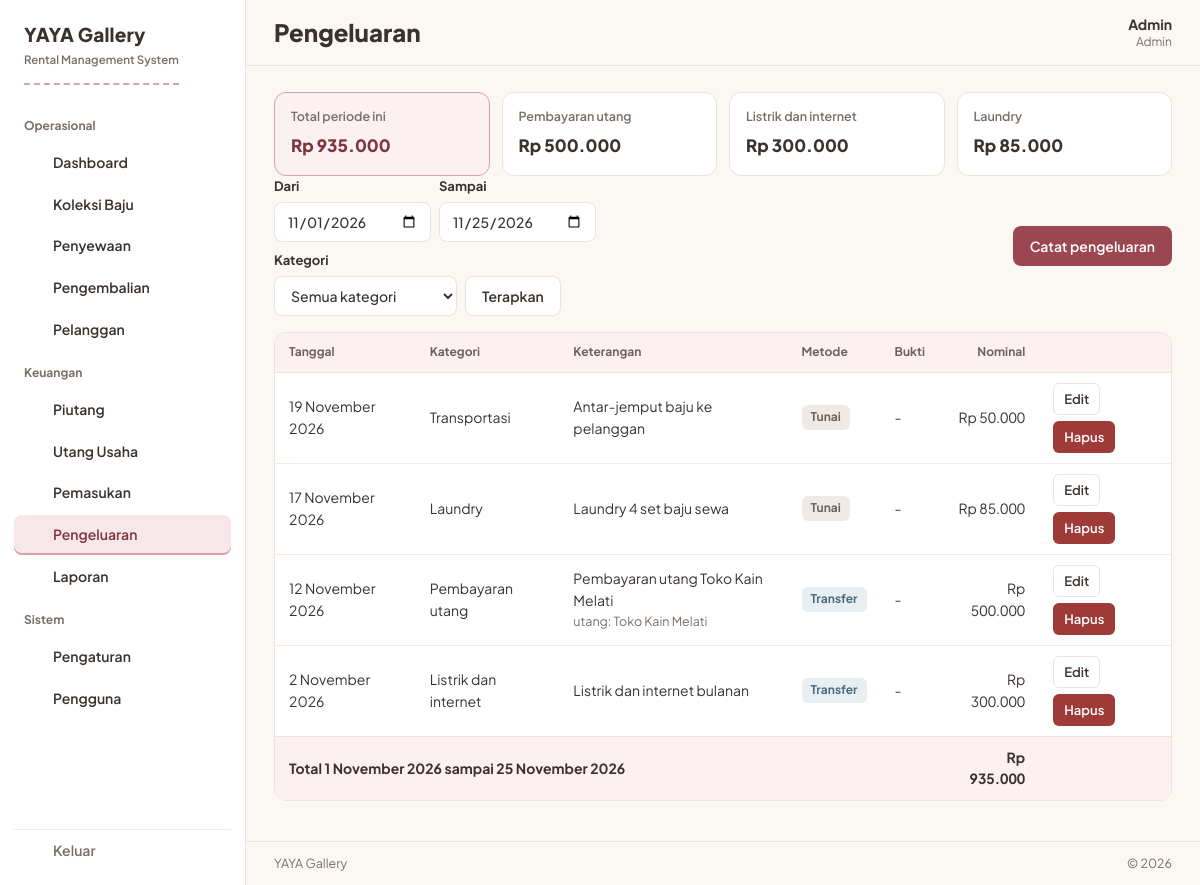
The app's page /pages/pengeluaran.php (signed in) with its own data.
### tables this page shows
CREATE TABLE settings (
  id TINYINT UNSIGNED PRIMARY KEY DEFAULT 1 CHECK (id = 1),
  business_name VARCHAR(100) NOT NULL DEFAULT 'YAYA Gallery',
  logo VARCHAR(255) DEFAULT NULL,
  address VARCHAR(255) DEFAULT NULL,
  phone VARCHAR(30) DEFAULT NULL,
  late_fee_per_day DECIMAL(12,2) NOT NULL DEFAULT 0,
  default_deposit DECIMAL(12,2) NOT NULL DEFAULT 0,
  invoice_notes TEXT
);

CREATE TABLE users (
  id INT UNSIGNED AUTO_INCREMENT PRIMARY KEY,
  name VARCHAR(100) NOT NULL,
  username VARCHAR(50) NOT NULL UNIQUE,
  password_hash VARCHAR(255) NOT NULL,
  role ENUM('admin','karyawan') NOT NULL DEFAULT 'karyawan',
  is_active TINYINT(1) NOT NULL DEFAULT 1,
  created_at TIMESTAMP NOT NULL DEFAULT CURRENT_TIMESTAMP
);

CREATE TABLE expenses (
  id INT UNSIGNED AUTO_INCREMENT PRIMARY KEY,
  date DATE NOT NULL,
  category ENUM('pembelian_baju','laundry','perbaikan_baju','aksesoris','packaging','transportasi','listrik_internet','gaji','sewa_tempat','pembayaran_utang','lainnya') NOT NULL,
  utang_id INT UNSIGNED DEFAULT NULL,
  description VARCHAR(255) DEFAULT NULL,
  amount DECIMAL(12,2) NOT NULL DEFAULT 0,
  method ENUM('cash','transfer','qris','lainnya') NOT NULL DEFAULT 'cash',
  receipt_photo VARCHAR(255) DEFAULT NULL,
  created_at TIMESTAMP NOT NULL DEFAULT CURRENT_TIMESTAMP,
  FOREIGN KEY (utang_id) REFERENCES debts(id) ON DELETE SET NULL,
  INDEX (date), INDEX (utang_id)
);

CREATE TABLE debts (
  id INT UNSIGNED AUTO_INCREMENT PRIMARY KEY,
  creditor_name VARCHAR(100) NOT NULL,
  description VARCHAR(255) DEFAULT NULL,
  debt_date DATE NOT NULL,
  amount DECIMAL(12,2) NOT NULL DEFAULT 0,
  due_date DATE DEFAULT NULL,
  notes TEXT,
  created_at TIMESTAMP NOT NULL DEFAULT CURRENT_TIMESTAMP,
  INDEX (due_date)
);

### pages/pengeluaran.php (the view, shortened to what the rows shown need)
<?php
require_once __DIR__ . '/../app/layout.php';
require_login();
$action = $_GET['action'] ?? '';
$kategori = [
    'pembelian_baju'   => 'Pembelian baju',
    'laundry'          => 'Laundry',
    'perbaikan_baju'   => 'Perbaikan baju',
    'aksesoris'        => 'Pembelian aksesoris',
    'packaging'        => 'Packaging',
    'transportasi'     => 'Transportasi',
    'listrik_internet' => 'Listrik dan internet',
    'gaji'             => 'Gaji karyawan',
    'sewa_tempat'      => 'Sewa tempat',
    'pembayaran_utang' => 'Pembayaran utang',
    'lainnya'          => 'Pengeluaran lainnya',
];
$dari = (string)($_GET['dari'] ?? date('Y-m-01'));
$sampai = (string)($_GET['sampai'] ?? date('Y-m-d'));
$where = ['e.date BETWEEN :dari AND :sampai'];
$params = ['dari' => $dari, 'sampai' => $sampai];
$rows = qall(
    'SELECT e.*, d.creditor_name FROM expenses e LEFT JOIN debts d ON d.id = e.utang_id
     WHERE ' . implode(' AND ', $where) . ' ORDER BY e.date DESC, e.id DESC',
    $params
);
page_start('Pengeluaran', 'pengeluaran.php');
?>
<?php $v = $edit ?? []; $isEdit = !empty($edit); ?>
<?php if (!empty($edit) || $action === 'baru'): ?>
    <div class="card" style="max-width:760px">
        <h2 class="section" style="margin-top:0;padding-left:0"><?= $isEdit ? 'Edit pengeluaran' : 'Catat pengeluaran' ?></h2>
        <form method="post" enctype="multipart/form-data">
            <?= csrf_field() ?>
            <input type="hidden" name="do" value="simpan">
            <input type="hidden" name="id" value="<?= (int)($edit['id'] ?? 0) ?>">
            <div class="form-grid">
                <div>
                    <label for="tanggal">Tanggal</label>
                    <input type="date" id="tanggal" name="tanggal" value="<?= e($v['date'] ?? date('Y-m-d')) ?>">
                </div>
                <div>
                    <label for="kategori">Kategori</label>
                    <select id="kategori" name="kategori" <?= !empty($edit['utang_id']) ? 'disabled' : '' ?>>
                        <?php foreach ($kategori as $k => $l): ?>
                            <option value="<?= $k ?>" <?= ($v['category'] ?? 'lainnya') === $k ? 'selected' : '' ?>><?= $l ?></option>
                        <?php endforeach; ?>
                    </select>
                    <?php if (!empty($edit['utang_id'])): ?>
                        <input type="hidden" name="kategori" value="pembayaran_utang">
                        <p class="hint">Ini pembayaran utang, kategorinya tidak bisa diubah.</p>
                    <?php endif; ?>
                </div>
                <div>
                    <label for="jumlah">Nominal (Rp)</label>
                    <input type="text" id="jumlah" name="jumlah" inputmode="numeric" required value="<?= isset($edit) ? angka($edit['amount']) : '' ?>" placeholder="mis. 85.000">
                </div>
                <div>
                    <label for="method">Metode pembayaran</label>
                    <select id="method" name="method">
                        <?php foreach (['cash' => 'Tunai', 'transfer' => 'Transfer', 'qris' => 'QRIS', 'lainnya' => 'Lainnya'] as $k => $l): ?>
                            <option value="<?= $k ?>" <?= ($v['method'] ?? 'cash') === $k ? 'selected' : '' ?>><?= $l ?></option>
                        <?php endforeach; ?>
                    </select>
                </div>
                <div class="span-all">
                    <label for="keterangan">Keterangan</label>
                    <input type="text" id="keterangan" name="keterangan" value="<?= e($v['description'] ?? '') ?>" placeholder="mis. laundry 4 set baju sewa">
                </div>
                <div class="span-all">
                    <label for="buktiInput">Bukti pembayaran (foto)</label>
                    <?php if (!empty($v['receipt_photo'])): ?>
                        <img src="<?= file_url($v['receipt_photo']) ?>" alt="Bukti pembayaran" width="120" height="120"
                             style="border-radius:var(--radius-s);object-fit:cover;margin-bottom:8px;display:block">
                    <?php endif; ?>
                    <input type="file" id="buktiInput" name="bukti" accept="image/jpeg,image/png,image/webp">
                    <p class="hint">JPG, PNG, atau WebP, maksimal 3 MB.</p>
                </div>
            </div>
            <div class="form-actions">
                <button type="submit" class="btn btn-primary">Simpan</button>
                <a class="btn btn-ghost" href="pengeluaran.php">Batal</a>
            </div>
        </form>
    </div>
<?php else: ?>
    <?php if (!$rows): ?>
        <?= empty_state('Tidak ada pengeluaran pada periode ini.', 'Catat pengeluaran', 'pengeluaran.php?action=baru') ?>
    <?php else: ?>
        <div class="table-wrap">
            <table>
                <thead>
                <tr><th>Tanggal</th><th>Kategori</th><th>Keterangan</th><th>Metode</th><th>Bukti</th><th class="num">Nominal</th><th></th></tr>
                </thead>
                <tbody>
                <?php foreach ($rows as $r): ?>
                    <tr>
                        <td><?= tgl($r['date']) ?></td>
                        <td><?= e($kategori[$r['category']] ?? $r['category']) ?></td>
                        <td><?= e($r['description']) ?><?= $r['creditor_name'] ? '<span class="cell-sub">utang: ' . e($r['creditor_name']) . '</span>' : '' ?></td>
                        <td><?= badge($r['method']) ?></td>
                        <td><?= $r['receipt_photo'] ? '<a class="textlink" href="' . file_url($r['receipt_photo']) . '" target="_blank" rel="noopener">Lihat</a>' : '-' ?></td>
                        <td class="num"><?= rupiah($r['amount']) ?></td>
                        <td>
                            <span class="rowactions">
                                <a class="btn btn-ghost btn-sm" href="pengeluaran.php?action=edit&id=<?= (int)$r['id'] ?>">Edit</a>
                                <?php if (can_delete()): ?>
                                    <form method="post" data-confirm="Hapus pengeluaran ini?">
                                        <button type="submit" class="btn btn-danger btn-sm">Hapus</button>
                                    </form>
                                <?php endif; ?>
                            </span>
                        </td>
                    </tr>
                <?php endforeach; ?>
                </tbody>
            </table>
        </div>
    <?php endif; ?>
<?php endif; ?>
<?php
page_end();

### app/layout.php (shortened to what the rows shown need)
<?php
require_once __DIR__ . '/auth.php';
function badge(string $status): string
{
    $map = [
        'tersedia'        => ['Tersedia', 'st-ok'],
        'booking'         => ['Booking', 'st-book'],
        'disewa'          => ['Disewa', 'st-out'],
        'terlambat'       => ['Terlambat', 'st-late'],
        'dicuci'          => ['Dicuci', 'st-wash'],
        'perbaikan'       => ['Perbaikan', 'st-fix'],
        'tidak_tersedia'  => ['Tidak tersedia', 'st-off'],
        'baik'            => ['Baik', 'st-ok'],
        'perlu_perbaikan' => ['Perlu perbaikan', 'st-fix'],
        'rusak'           => ['Rusak', 'st-late'],
        'hilang'          => ['Hilang', 'st-late'],
        'dikembalikan'    => ['Dikembalikan', 'st-ok'],
        'batal'           => ['Batal', 'st-off'],
        'dp'              => ['DP', 'st-book'],
        'pelunasan'       => ['Pelunasan', 'st-ok'],
        'denda'           => ['Denda', 'st-late'],
        'kerusakan'       => ['Kerusakan', 'st-late'],
        'lainnya'         => ['Lainnya', 'st-off'],
        'cash'            => ['Tunai', 'st-off'],
        'transfer'        => ['Transfer', 'st-wash'],
        'qris'            => ['QRIS', 'st-wash'],
        'belum_lunas'     => ['Belum lunas', 'st-late'],
        'sebagian'        => ['Sebagian', 'st-book'],
        'lunas'           => ['Lunas', 'st-ok'],
    ];
    [$label, $cls] = $map[$status] ?? [ucfirst(str_replace('_', ' ', $status)), 'st-off'];
    return '<span class="badge ' . $cls . '">' . e($label) . '</span>';
}
function page_start(string $title, string $active): void
{
    $s = settings();
    $user = current_user();
    $brand = $s['business_name'] ?: 'YAYA Gallery';
    ?>
<!doctype html>
<html lang="id">
<head>
<link rel="stylesheet" href="<?= u("assets/css/style.css") ?>">
</head>
<body>
<div class="shell">
    <aside class="sidebar" id="sidebar" aria-label="Menu utama">
        <p class="brand">
            <span class="brand-name"><?= e($brand) ?></span>
        </p>
    </aside>
    <div class="maincol">
        <header class="topbar">
            <h1><?= e($title) ?></h1>
            <div class="userchip">
                <span class="user-name"><?= e($user['name'] ?? '') ?></span>
                <span class="user-role"><?= e($user['role'] ?? '') ?></span>
            </div>
        </header>
        <main class="main" id="main">
<?php
}
function page_end(): void
{
    $s = settings();
    ?>
        </main>
        <footer class="appfoot"><span><?= e($s['business_name'] ?: 'YAYA Gallery') ?></span><span>&copy; <?= date('Y') ?></span></footer>
    </div>
</div>
</body>
</html>
<?php
}

### records on screen
settings: business_name "YAYA Gallery"
users: name "Admin", role "Admin"
expenses: date "19 November 2026", category "Transportasi", description "Antar-jemput baju ke pelanggan", label "Tunai", amount "Rp 50.000"
expenses: date "17 November 2026", category "Laundry", description "Laundry 4 set baju sewa", label "Tunai", amount "Rp 85.000"
expenses: date "12 November 2026", category "Pembayaran utang", description "Pembayaran utang Toko Kain Melati", utang.creditor_name "Toko Kain Melati", label "Transfer", amount "Rp 500.000"
expenses: date "2 November 2026", category "Listrik dan internet", description "Listrik dan internet bulanan", label "Transfer", amount "Rp 300.000"

### other values on screen
$groupName "Operasional"
$label "Dashboard"
$label "Koleksi Baju"
$label "Penyewaan"
$label "Pengembalian"
$label "Pelanggan"
$groupName "Keuangan"
$label "Piutang"
$label "Utang Usaha"
$label "Pemasukan"
$label "Pengeluaran"
$label "Laporan"
$groupName "Sistem"
$label "Pengaturan"
$label "Pengguna"
